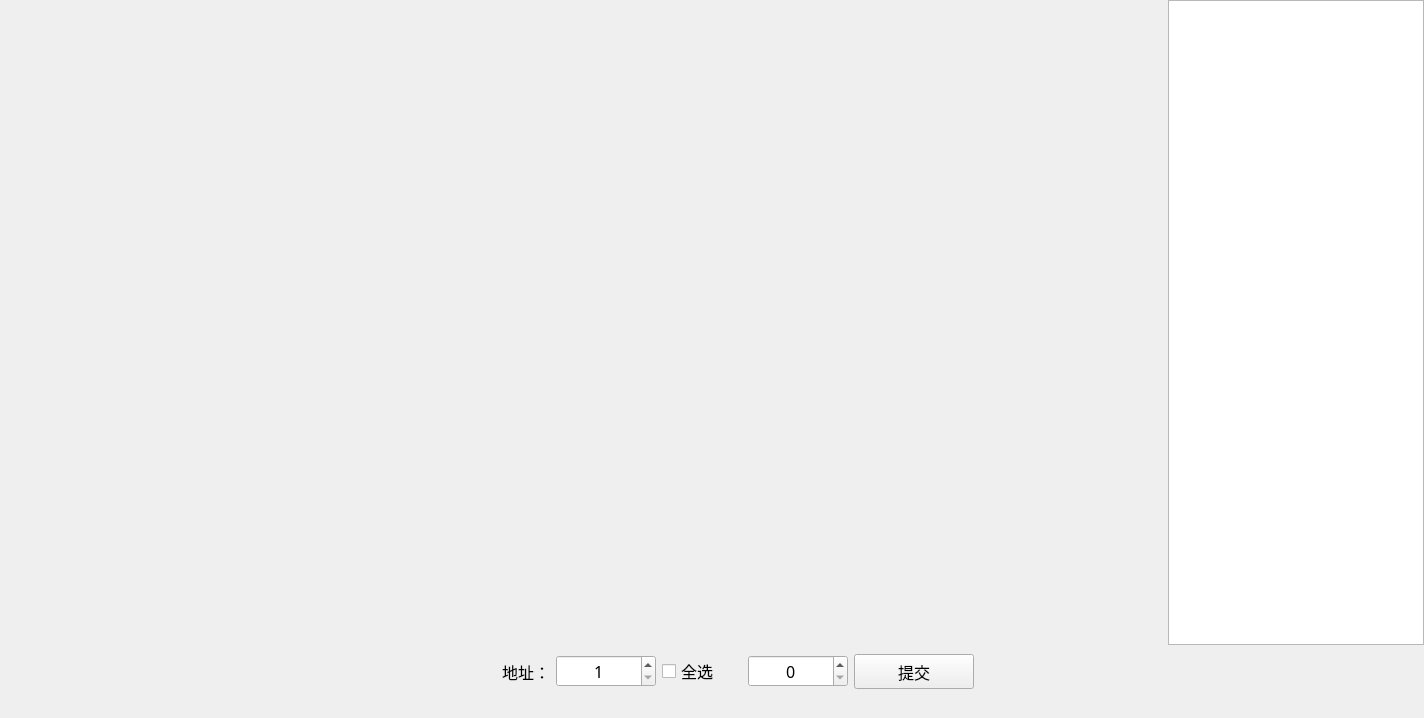
<?xml version="1.0" encoding="UTF-8"?>
<ui version="4.0">
 <class>MSet_ThresholdOutputWid</class>
 <widget class="QWidget" name="MSet_ThresholdOutputWid">
  <property name="geometry">
   <rect>
    <x>0</x>
    <y>0</y>
    <width>1424</width>
    <height>718</height>
   </rect>
  </property>
  <property name="font">
   <font>
    <family>微软雅黑</family>
    <pointsize>12</pointsize>
   </font>
  </property>
  <property name="windowTitle">
   <string>Form</string>
  </property>
  <layout class="QGridLayout" name="gridLayout_2">
   <property name="leftMargin">
    <number>0</number>
   </property>
   <property name="topMargin">
    <number>0</number>
   </property>
   <property name="rightMargin">
    <number>0</number>
   </property>
   <property name="bottomMargin">
    <number>20</number>
   </property>
   <property name="spacing">
    <number>0</number>
   </property>
   <item row="0" column="0">
    <layout class="QHBoxLayout" name="horizontalLayout">
     <item>
      <widget class="QWidget" name="widget" native="true">
       <property name="sizePolicy">
        <sizepolicy hsizetype="Preferred" vsizetype="Preferred">
         <horstretch>200</horstretch>
         <verstretch>0</verstretch>
        </sizepolicy>
       </property>
       <property name="minimumSize">
        <size>
         <width>800</width>
         <height>400</height>
        </size>
       </property>
       <layout class="QGridLayout" name="gridLayout">
        <item row="2" column="2">
         <widget class="QWidget" name="widget_9" native="true">
          <property name="styleSheet">
           <string notr="true"/>
          </property>
         </widget>
        </item>
        <item row="2" column="1">
         <widget class="QWidget" name="widget_8" native="true">
          <property name="styleSheet">
           <string notr="true"/>
          </property>
         </widget>
        </item>
        <item row="3" column="0">
         <widget class="QWidget" name="widget_10" native="true">
          <property name="styleSheet">
           <string notr="true"/>
          </property>
         </widget>
        </item>
        <item row="0" column="0">
         <widget class="QWidget" name="widget_1" native="true">
          <property name="styleSheet">
           <string notr="true"/>
          </property>
         </widget>
        </item>
        <item row="4" column="0">
         <widget class="QWidget" name="widget_13" native="true">
          <property name="styleSheet">
           <string notr="true"/>
          </property>
         </widget>
        </item>
        <item row="1" column="0">
         <widget class="QWidget" name="widget_4" native="true">
          <property name="styleSheet">
           <string notr="true"/>
          </property>
         </widget>
        </item>
        <item row="1" column="1">
         <widget class="QWidget" name="widget_5" native="true">
          <property name="styleSheet">
           <string notr="true"/>
          </property>
         </widget>
        </item>
        <item row="6" column="0">
         <widget class="QWidget" name="widget_16" native="true">
          <property name="styleSheet">
           <string notr="true"/>
          </property>
         </widget>
        </item>
        <item row="10" column="0">
         <widget class="QWidget" name="widget_22" native="true">
          <property name="styleSheet">
           <string notr="true"/>
          </property>
         </widget>
        </item>
        <item row="7" column="0">
         <widget class="QWidget" name="widget_19" native="true">
          <property name="styleSheet">
           <string notr="true"/>
          </property>
         </widget>
        </item>
        <item row="2" column="0">
         <widget class="QWidget" name="widget_7" native="true">
          <property name="styleSheet">
           <string notr="true"/>
          </property>
         </widget>
        </item>
        <item row="0" column="2">
         <widget class="QWidget" name="widget_3" native="true">
          <property name="styleSheet">
           <string notr="true"/>
          </property>
         </widget>
        </item>
        <item row="7" column="1">
         <widget class="QWidget" name="widget_20" native="true">
          <property name="styleSheet">
           <string notr="true"/>
          </property>
         </widget>
        </item>
        <item row="1" column="2">
         <widget class="QWidget" name="widget_6" native="true">
          <property name="styleSheet">
           <string notr="true"/>
          </property>
         </widget>
        </item>
        <item row="4" column="2">
         <widget class="QWidget" name="widget_15" native="true">
          <property name="styleSheet">
           <string notr="true"/>
          </property>
         </widget>
        </item>
        <item row="6" column="2">
         <widget class="QWidget" name="widget_18" native="true">
          <property name="styleSheet">
           <string notr="true"/>
          </property>
         </widget>
        </item>
        <item row="3" column="1">
         <widget class="QWidget" name="widget_11" native="true">
          <property name="styleSheet">
           <string notr="true"/>
          </property>
         </widget>
        </item>
        <item row="6" column="1">
         <widget class="QWidget" name="widget_17" native="true">
          <property name="styleSheet">
           <string notr="true"/>
          </property>
         </widget>
        </item>
        <item row="3" column="2">
         <widget class="QWidget" name="widget_12" native="true">
          <property name="styleSheet">
           <string notr="true"/>
          </property>
         </widget>
        </item>
        <item row="10" column="1">
         <widget class="QWidget" name="widget_23" native="true">
          <property name="styleSheet">
           <string notr="true"/>
          </property>
         </widget>
        </item>
        <item row="4" column="1">
         <widget class="QWidget" name="widget_14" native="true">
          <property name="styleSheet">
           <string notr="true"/>
          </property>
         </widget>
        </item>
        <item row="7" column="2">
         <widget class="QWidget" name="widget_21" native="true">
          <property name="styleSheet">
           <string notr="true"/>
          </property>
         </widget>
        </item>
        <item row="10" column="2">
         <widget class="QWidget" name="widget_24" native="true">
          <property name="styleSheet">
           <string notr="true"/>
          </property>
         </widget>
        </item>
        <item row="0" column="1">
         <widget class="QWidget" name="widget_2" native="true">
          <property name="styleSheet">
           <string notr="true"/>
          </property>
         </widget>
        </item>
       </layout>
      </widget>
     </item>
     <item>
      <widget class="QTextEdit" name="textEdit">
       <property name="minimumSize">
        <size>
         <width>100</width>
         <height>280</height>
        </size>
       </property>
       <property name="font">
        <font>
         <family>微软雅黑</family>
         <pointsize>12</pointsize>
        </font>
       </property>
      </widget>
     </item>
    </layout>
   </item>
   <item row="1" column="0">
    <widget class="QWidget" name="widget_25" native="true">
     <layout class="QHBoxLayout" name="horizontalLayout_2">
      <item>
       <spacer name="horizontalSpacer">
        <property name="orientation">
         <enum>Qt::Horizontal</enum>
        </property>
        <property name="sizeHint" stdset="0">
         <size>
          <width>40</width>
          <height>20</height>
         </size>
        </property>
       </spacer>
      </item>
      <item>
       <widget class="QLabel" name="label">
        <property name="minimumSize">
         <size>
          <width>100</width>
          <height>30</height>
         </size>
        </property>
        <property name="font">
         <font>
          <family>微软雅黑</family>
          <pointsize>12</pointsize>
         </font>
        </property>
        <property name="text">
         <string>地址：</string>
        </property>
        <property name="alignment">
         <set>Qt::AlignRight|Qt::AlignTrailing|Qt::AlignVCenter</set>
        </property>
       </widget>
      </item>
      <item>
       <widget class="QSpinBox" name="spinBox">
        <property name="minimumSize">
         <size>
          <width>100</width>
          <height>30</height>
         </size>
        </property>
        <property name="font">
         <font>
          <family>微软雅黑</family>
          <pointsize>12</pointsize>
         </font>
        </property>
        <property name="alignment">
         <set>Qt::AlignCenter</set>
        </property>
        <property name="minimum">
         <number>1</number>
        </property>
       </widget>
      </item>
      <item>
       <widget class="QCheckBox" name="checkBox">
        <property name="minimumSize">
         <size>
          <width>80</width>
          <height>30</height>
         </size>
        </property>
        <property name="font">
         <font>
          <family>微软雅黑</family>
          <pointsize>12</pointsize>
         </font>
        </property>
        <property name="text">
         <string>全选</string>
        </property>
       </widget>
      </item>
      <item>
       <widget class="QSpinBox" name="curSpinBox">
        <property name="minimumSize">
         <size>
          <width>100</width>
          <height>30</height>
         </size>
        </property>
        <property name="font">
         <font>
          <family>微软雅黑</family>
          <pointsize>12</pointsize>
         </font>
        </property>
        <property name="alignment">
         <set>Qt::AlignCenter</set>
        </property>
        <property name="maximum">
         <number>999</number>
        </property>
       </widget>
      </item>
      <item>
       <widget class="QPushButton" name="pushButton">
        <property name="minimumSize">
         <size>
          <width>120</width>
          <height>35</height>
         </size>
        </property>
        <property name="font">
         <font>
          <family>微软雅黑</family>
          <pointsize>12</pointsize>
         </font>
        </property>
        <property name="text">
         <string>提交</string>
        </property>
       </widget>
      </item>
      <item>
       <spacer name="horizontalSpacer_2">
        <property name="orientation">
         <enum>Qt::Horizontal</enum>
        </property>
        <property name="sizeHint" stdset="0">
         <size>
          <width>40</width>
          <height>20</height>
         </size>
        </property>
       </spacer>
      </item>
     </layout>
    </widget>
   </item>
  </layout>
 </widget>
 <resources/>
 <connections/>
</ui>
